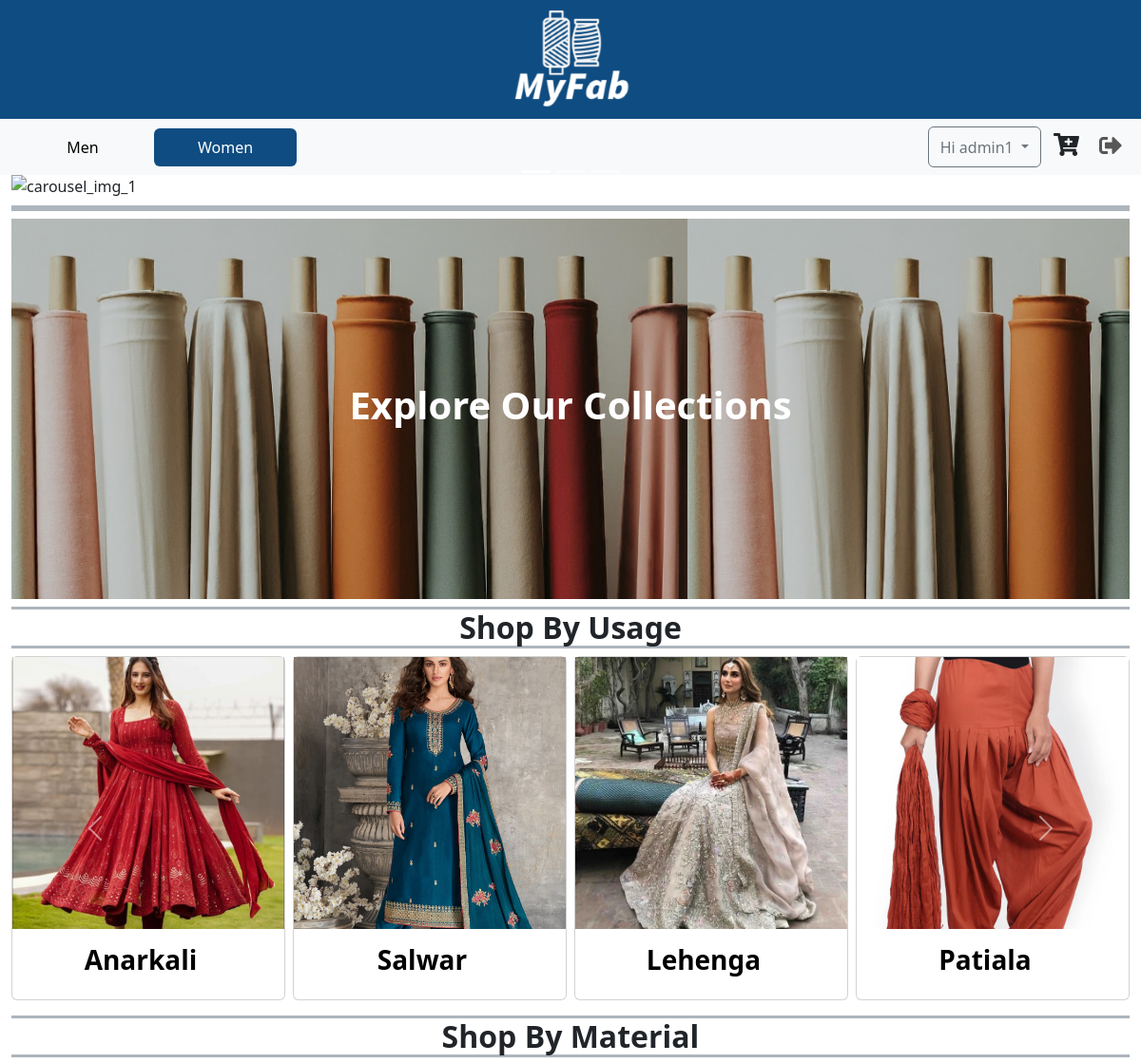
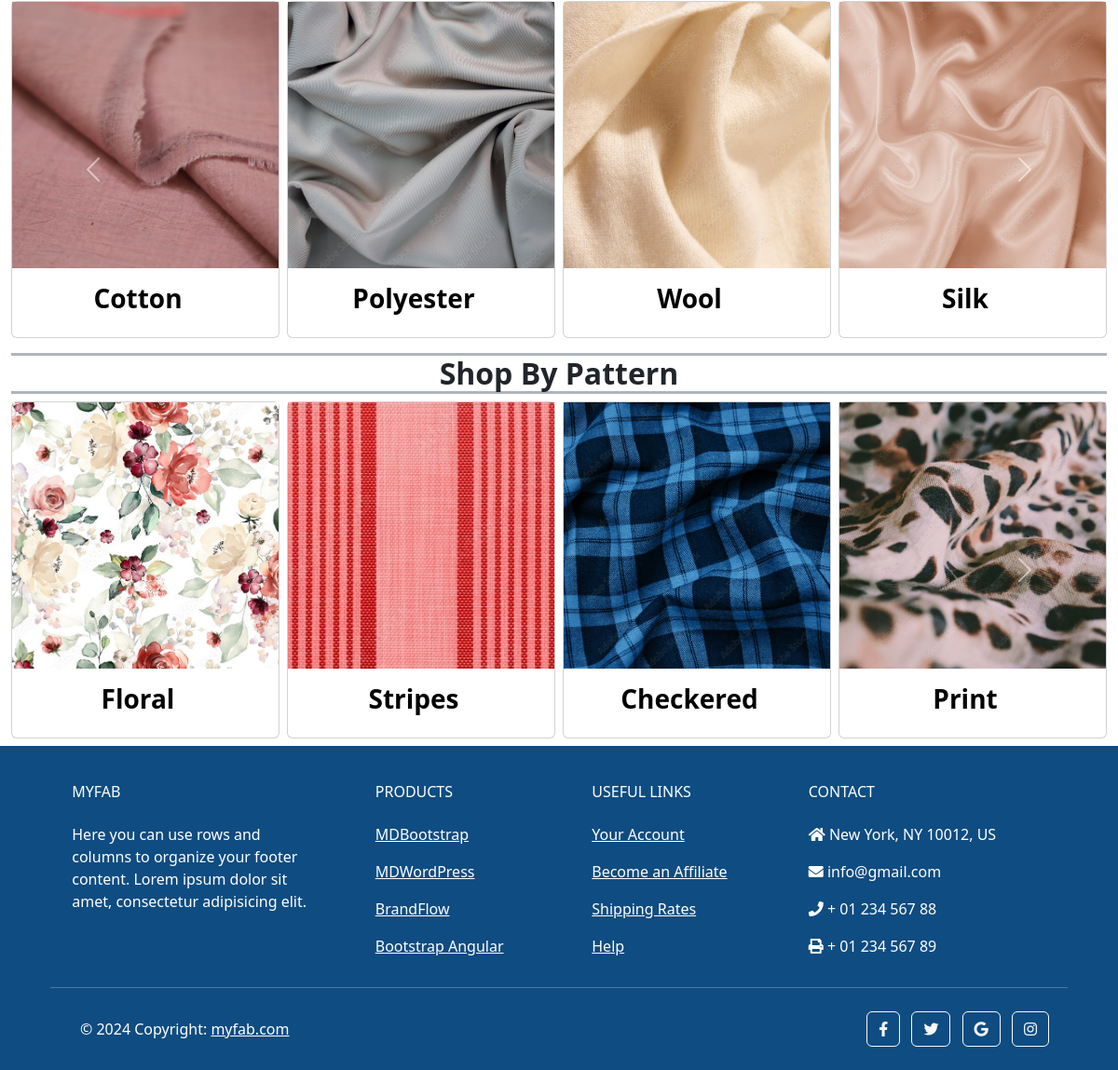
The page /main/women/ (signed in) on the database its author committed (2 pictures, top to bottom).
### accounts/models.py (models this page shows)
class CustomUser(AbstractUser):
    phone_number = models.CharField(max_length=13, unique=True)

### main/models.py (models this page shows, shortened)
class Usage(models.Model):
    GENDER_CHOICES = [
        ('M', 'male'),
        ('F', 'female'),
    ]
    name = models.CharField(max_length=100, null=False, unique=True)
    image = models.ImageField(upload_to='images/usages', null=True, blank=True)
    gender = models.CharField(max_length=10, null=True, choices=GENDER_CHOICES)
    measurements = models.ManyToManyField(Measurement)

class Category(models.Model):
    name = models.CharField(max_length=100, unique=True)

class CategoryChoice(models.Model):
    category = models.ForeignKey(Category, on_delete=models.CASCADE)
    name = models.CharField(max_length=100, unique=True)
    image = models.ImageField(upload_to='images/category_choices', null=True, blank=True)

### main/views.py (the view)
# urls.py: path('main/women/', HomeWomen.as_view(), name = 'home_women'),
class HomeWomen(View):
    def get(self, request):
        usages = Usage.objects.filter(gender='F')  # Filter usages with female gender
        usage_list = list(usages)
        categories_with_img = Category.objects.filter(categorychoice__image__isnull=False).distinct()
        categories_filtered = categories_with_img.exclude(name='gender') # to remove gender which is not filtered out
        choices_with_img = CategoryChoice.objects.filter(image__isnull=False)
        choices_filtered = choices_with_img.exclude(name = 'male') # to remove male which is not filtered out
        dict = {}
        for category in categories_filtered:
            choices = choices_filtered.filter(category = category)
            dict[category.name] = choices
        user= request.user
        cart_items = Cart.objects.filter(customer_id=user)
        cart_count = cart_items.count()
        total_price = cart_items.aggregate(total_price=Sum('price'))['total_price'] or 0
        context = {
                    'usages': usage_list,
                    'categories_filtered': categories_filtered,
                    'choices_filtered': choices_filtered,
                    'dict': dict,
                    'cart_items': cart_items,
                    'cart_count': cart_count,
                    'total_price': total_price,
                   }
        return render(request, 'home_women.html', context)

### main/templatetags/custom_filters.py (called while the page is built)
@register.filter
def filter_choices_by_category(choices_list, category):
    return choices_list.filter(category=category)

### templates/home_women.html (shortened to what this page needs)
{% extends 'base.html' %}
{% load static %}
{% load custom_filters %}
{% block content %}
    <nav class="navbar navbar-expand-lg bg-body-tertiary">
        <div class="container-fluid">
        <div class="collapse navbar-collapse" id="navbarSupportedContent">
            <ul class="navbar-nav d-flex align-items-center me-auto mb-2 mb-lg-0">
                <li class="nav-item">
                    <button class="nav-link active btn btn-link" style="min-width: 150px;" aria-current="page">
                        <a class="text-black text-decoration-none" href="/main/">Men</a>
                    </button>
                </li>
                <li class="nav-item">
                    <button class="nav-link btn btn-link" style="min-width: 150px; background-color: #0F4C81;" aria-current="page">
                        <a class="text-white text-decoration-none" href="#">Women</a>
                    </button>
                </li>
            </ul>
            <ul class="navbar-nav d-flex flex-row justify-content-center  ms-auto mb-2 mb-lg-0">
                {% if user.is_authenticated %}
                <div class="btn-group">
                    <button class="btn btn-outline-secondary dropdown-toggle" type="button" data-bs-toggle="dropdown" aria-expanded="false">
                        Hi {{user.first_name}}
                    </button>
                </div>
                <li class="nav-item ms-3 ms-lg-0">
                    <button type="button" class="btn" data-bs-toggle="offcanvas"
                    data-bs-target="#offcanvasRight" aria-controls="offcanvasRight">
                        <i style='font-size:24px' class='fas'>&#xf217;</i>
                    </button>
                </li>
                <li class="nav-item ms-3 ms-lg-0">
                    <form action="{% url 'accounts:logout' %}" method="post">
                        <button type="submit" class="nav-link" style="border: none; background: none;"
                            data-toggle="tooltip" title="Logout">
                            <i style='font-size:24px' class='fas'>&#xf2f5;</i>
                        </button>
                    </form>
                </li>
                {% endif %}
            </ul>
        </div>
        </div>
    </nav>
    {% include "carousel_home_page.html" %}
    <div class="container-fluid text-center">
      <h5 class="border-bottom border-top border-3 border-dark-subtle fw-bold fs-2 fs-lg-5 mt-2"></h5>
    </div>
    <a class="text-decoration-none" href="{% url "main:products" %}">
      <div class="container-wrapper" style="margin-right: 12px; margin-left: 12px;">
        <div class="container-fluid d-flex justify-content-center align-items-center text-center" style="background-image: url('/static/images/new_arrivals_1.jpg'); background-size: contain; height: 50vh;">
            <h1 class="fw-bold text-white">Explore Our Collections</h1>
        </div>
    </div>
    </a>
  <section class="py-0 mb-2">
    <div class="container-fluid">
        <div class="row h-100">
            <div class="container text-center">
                <h5 class="border-bottom border-top border-3 border-dark-subtle fw-bold fs-2 fs-lg-5 mt-2">Shop By Usage</h5>
            </div>
            <div class="col-12">
              <div class="carousel slide" id="shopbyusage" data-bs-touch="false" data-bs-interval="false">
                <div class="carousel-inner">
                    {% for usage in usages %}
                        {% if forloop.first %}
                            <div class="carousel-item active">
                                <div class="row h-100 align-items-center g-2">
                        {% endif %}
                                    <div class="col-sm-6 col-md-3 mb-3 mb-md-0 h-100">
                                        <div class="card card-span h-100 text-white">
                                            <img class="img-fluid h-100" src="{{ usage.image.url }}" alt="{{ usage.name }} Image" />
                                            <div class="card-img-overlay ps-0"> </div>
                                            <div class="card-body ps-0 bg-200">
                                                <h3 class="fw-bold text-center text-black text-truncate">{{ usage.name|title }}</h3>
                                            </div>
                                        </div>
                                    </div>
                        {% if forloop.last %}
                                </div>
                            </div>
                        {% elif forloop.counter|divisibleby:4 %}
                            </div>
                        </div>
                        {% endif %}
                    {% endfor %}
                </div>
                <button class="carousel-control-prev" type="button" data-bs-target="#shopbyusage" data-bs-slide="prev">
                    <span class="carousel-control-prev-icon" aria-hidden="true"></span>
                </button>
                <button class="carousel-control-next" type="button" data-bs-target="#shopbyusage" data-bs-slide="next">
                    <span class="carousel-control-next-icon" aria-hidden="true"></span>
                </button>
              </div>
            </div>
        </div>
    </div>
</section>
{% for category in categories_filtered %}
    {% with choices_per_category=choices_filtered|filter_choices_by_category:category %}
      <section class="py-0 mb-2">
        <div class="container-fluid">
            <div class="row h-100">
                <div class="container text-center">
                    <h5 class="border-bottom border-top border-3 border-dark-subtle fw-bold fs-2 fs-lg-5 mt-2">Shop By {{category.name|title}}</h5>
                </div>
                <div class="col-12">
                  <div class="carousel slide" id="{{category.name}}" data-bs-touch="false" data-bs-interval="false">
                    <div class="carousel-inner">
                          {% for choice in choices_per_category %}
                            {% if forloop.first %}
                                <div class="carousel-item active">
                                    <div class="row h-100 align-items-center g-2">
                            {% endif %}
                                        <div class="col-sm-6 col-md-3 mb-3 mb-md-0 h-100">
                                            <div class="card card-span h-100 text-white">
                                                <img class="img-fluid h-100" src="{{ choice.image.url }}" alt="{{ choice.name }} Image" />
                                                <div class="card-img-overlay ps-0"> </div>
                                                <div class="card-body ps-0 bg-200">
                                                    <h3 class="fw-bold text-center text-black text-truncate">{{ choice.name|title }}</h3>
                                                </div>
                                            </div>
                                        </div>
                            {% if forloop.last %}
                                    </div>
                                </div>
                            {% elif forloop.counter|divisibleby:4 %}
                                </div>
                            </div>
                            {% endif %}
                          {% endfor %}
                    </div>
                    <button class="carousel-control-prev" type="button" data-bs-target="#{{category.name}}" data-bs-slide="prev">
                        <span class="carousel-control-prev-icon" aria-hidden="true"></span>
                    </button>
                    <button class="carousel-control-next" type="button" data-bs-target="#{{category.name}}" data-bs-slide="next">
                        <span class="carousel-control-next-icon" aria-hidden="true"></span>
                    </button>
                  </div>
                </div>
            </div>
        </div>
      </section>
    {% endwith %}
{% endfor %}
{% endblock %}

### rows shown on the page
CustomUser: first_name "admin1"
Usage: image (picture), name "Anarkali"
Usage: image (picture), name "Salwar"
Usage: image (picture), name "Lehenga"
Usage: image (picture), name "Patiala"
Category: name "Material"
CategoryChoice: image (picture), name "Cotton"
CategoryChoice: image (picture), name "Polyester"
CategoryChoice: image (picture), name "Wool"
CategoryChoice: image (picture), name "Silk"
Category: name "Pattern"
CategoryChoice: image (picture), name "Floral"
CategoryChoice: image (picture), name "Stripes"
CategoryChoice: image (picture), name "Checkered"
CategoryChoice: image (picture), name "Print"
